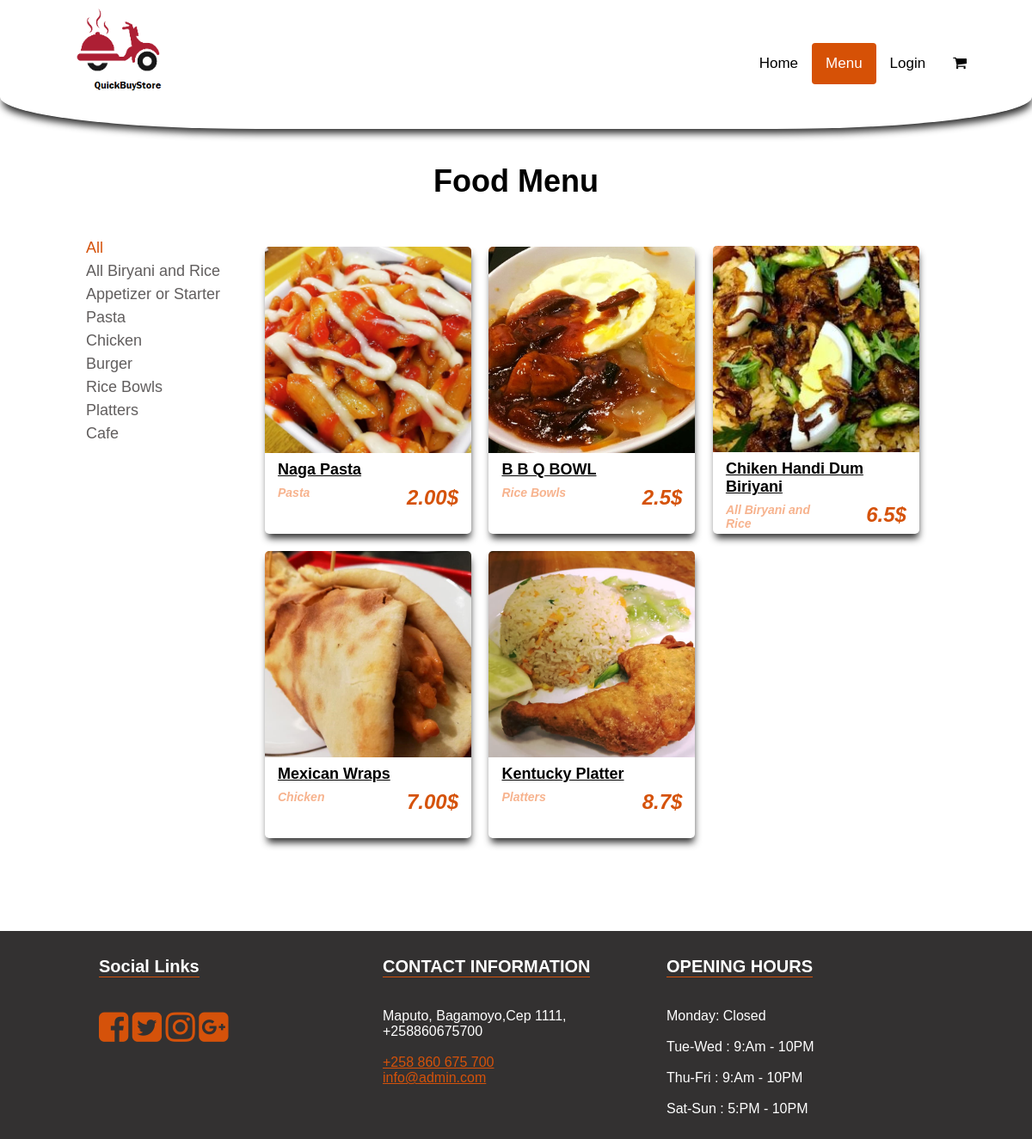
Screenshot of /food-delivery/menu.php with the database file from the repository.
### tables this page shows
CREATE TABLE IF NOT EXISTS `category` (
  `id` int(11) unsigned NOT NULL AUTO_INCREMENT,
  `title` varchar(255) NOT NULL,
  PRIMARY KEY (`id`)
);

CREATE TABLE IF NOT EXISTS `foods` (
  `id` int(11) unsigned NOT NULL AUTO_INCREMENT,
  `name` varchar(255) NOT NULL,
  `category_id` int(11) unsigned NOT NULL,
  `short_desc` text NOT NULL,
  `image` varchar(255) NOT NULL,
  `price` varchar(100) NOT NULL,
  `available` enum('yes','no') NOT NULL DEFAULT 'yes',
  `rattinng` decimal(10,6) DEFAULT NULL,
  PRIMARY KEY (`id`),
  KEY `category_id` (`category_id`),
  CONSTRAINT `FK_foods_category` FOREIGN KEY (`category_id`) REFERENCES `category` (`id`) ON UPDATE CASCADE
);

CREATE TABLE IF NOT EXISTS `settings` (
  `id` int(11) unsigned NOT NULL AUTO_INCREMENT,
  `about_title` text NOT NULL,
  `about_detail` text NOT NULL,
  `about_img` varchar(255) NOT NULL,
  `fb_link` varchar(255) NOT NULL,
  `tw_link` varchar(255) NOT NULL,
  `ins_link` varchar(255) NOT NULL,
  `gplus_link` varchar(255) NOT NULL,
  `contact_info` text NOT NULL,
  `opening_hours` text NOT NULL,
  `currency` enum('GBP','USD','EURO','MZN') NOT NULL DEFAULT 'GBP',
  PRIMARY KEY (`id`)
);

### food-delivery/menu.php (the view, shortened to what this page needs)
<?php
include 'includes/header.php';
$sql = "SELECT * FROM category";
$result = $conn->query($sql);
$sqlF = "SELECT foods.*,category.title FROM foods LEFT JOIN category on category.id =  foods.category_id WHERE foods.available = 'yes'";
$resultF = $conn->query($sqlF);
?>
	<section class="inner-page-sec">
		<div class="container">
			<h1>Food Menu</h1>
			<div class="side-bar">
				<ul class="category-list">
					<li class="active"><a href="#" data-cate="all">All</a></li>
					<?php
					if ($result->num_rows > 0) {
						while($row = $result->fetch_assoc()){
					?>
					<li><a href="#" data-cate="<?php echo $row['id']?>"><?php echo $row['title']?></a></li>
					<?php } }  ?>
				</ul>
			</div>
			<div class="menu-bar">
				<ul class="menu-list">
					<?php
					if ($resultF->num_rows > 0) {
						while($rowF = $resultF->fetch_assoc()){
					?>
					<li data-cate="<?php echo $rowF['category_id']?>">
						<img src="img/foods/<?php echo $rowF['image']?>">
						<div class="menu-detail">
							<h4><?php echo $rowF['name']?></h4>
							<div>
								<div class="category-n"><?php echo $rowF['title']?></div>
								<div class="food-price"><?php echo $rowF['price']?><?php echo $currency_format[$rowS['currency']];?></div>
							</div>
						</div>
					</li>
					<?php } } else { ?>
						<li data-cate="none">
							No Food Availale.
						</li>
					<?php }  ?>
				</ul>
			</div>
		</div>
	</section>
<?php include 'includes/footer.php'; ?>

### food-delivery/includes/header.php (shortened to what this page needs)
<?php
include 'includes/config.php';
$currency_format = array('GBP'=>'£', 'USD'=>'$', 'EURO'=>'€');
$page_name  = basename($_SERVER['PHP_SELF']);
$sqlS = "SELECT * FROM settings LIMIT 1";
$resultS = $conn->query($sqlS);
$rowS = $resultS->fetch_assoc();
?>
<!DOCTYPE html>
<html lang="en">
<head>
	<link rel="stylesheet" href="https://cdnjs.cloudflare.com/ajax/libs/font-awesome/4.7.0/css/font-awesome.min.css">
	<link rel="stylesheet" type="text/css" href="css/main.css">
</head>
<body>
	<div class="main-container">
		<header>
			<div class="logo">
				<img src="img/logo.png" alt="">
			</div>
			<div class="nav-bar">
				<div class="nav" id="myTopnav">
				  <a href="index.php" <?php if($page_name== "index.php"){?>class="active"<?php } ?>>Home</a>
				  <a href="menu.php" <?php if($page_name== "menu.php"){?>class="active"<?php } ?>>Menu</a>
				  <?php if (isset($_SESSION['logged_in_type'])) { ?>
				  <?php if ($_SESSION['logged_in_type'] == 'admin') { ?>
				  <a href="admin-food.php" <?php if($page_name== "admin-food.php"){?>class="active"<?php } ?>>Food Menu</a>
				  <a href="admin-food-cat.php" <?php if($page_name== "admin-food-cat.php"){?>class="active"<?php } ?>>Food Category</a>
				  <a href="admin-order.php" <?php if($page_name== "admin-order.php" || $page_name== "admin-order-detail.php"){?>class="active"<?php } ?>>Orders</a>
				  <a href="users.php" <?php if($page_name== "users.php" || $page_name== "edit-user.php"){?>class="active"<?php } ?>>Users</a>
				  <a href="settings.php" <?php if($page_name== "settings.php" || $page_name== "edit-usser.php"){?>class="active"<?php } ?>>Settings</a>
				  <?php } ?>
				  <a href="account.php" <?php if($page_name== "account.php"){?>class="active"<?php } ?>>My Account</a>
				  <a href="order.php" <?php if($page_name== "order.php" || $page_name== "order-detail.php"){?>class="active"<?php } ?>>My Order</a>
				  <a href="logout.php">Logout</a>
				  <?php } else {?>
				  <a href="login.php">Login</a>
				  <?php } ?>
				  <?php if(!empty($_SESSION["cart_item"])) { ?>
				  	<a href="cart.php" class="cart-menu" <?php if($page_name== "cart.php"){?>class="active"<?php } ?>><i class="fa fa-shopping-cart" aria-hidden="true"></i> (<?php echo count($_SESSION["cart_item"]);?>)</a>
				  <?php } else  { ?>
				  	<a href="cart.php" class="cart-menu" <?php if($page_name== "cart.php"){?>class="active"<?php } ?>><i class="fa fa-shopping-cart" aria-hidden="true"></i></a>
				  <?php }?>
				</div>
			</div>
		</header>

### food-delivery/includes/footer.php (shortened to what this page needs)
<footer>
	<div class="container">
		<div class="col-1">
			<h3>Social Links</h3>
			<ul>
				<li><a href="<?php echo $rowS['fb_link'];?>"><i class="fa fa-facebook-square" aria-hidden="true"></i></a></li>
				<li><a href="<?php echo $rowS['tw_link'];?>"><i class="fa fa-twitter-square" aria-hidden="true"></i></a></li>
				<li><a href="<?php echo $rowS['ins_link'];?>"><i class="fa fa-instagram" aria-hidden="true"></i></a></li>
				<li><a href="<?php echo $rowS['gplus_link'];?>"><i class="fa fa-google-plus-square" aria-hidden="true"></i></a></li>
			</ul>
		</div>
		<div class="col-1">
			<h3>CONTACT INFORMATION</h3>
			<p>
				<?php echo $rowS['contact_info'];?>
			</p>
		</div>
		<div class="col-1">
			<h3>OPENING HOURS</h3>
			<p>
				<?php echo $rowS['opening_hours'];?>
			</p>
		</div>
	</div>
</footer>
</div>
</body>
</html>

### food-delivery/css/main.css (style rules this page uses)
body { margin: 0; font-family: Arial, Helvetica, sans-serif; }
header { padding: 10px 60px; background-color: white; -webkit-box-shadow: 1px 7px 8px -2px rgb(0 0 0 / 82%); box-shadow: 1px 7px 8px -2px rgb(0 0 0 / 82%); position: fixed; z-index: 10; top: 0px;left: 0px;right: 0px; height: 130px; overflow: hidden; border-bottom-left-radius: 25%; border-bottom-right-radius: 25%; }
.logo { float: left; width: 30%; }
.logo img { width: 160px; }
.nav-bar { float: right; padding: 40px 0px 10px; }
.nav { overflow: hidden; }
.nav a { float: left; display: block; color: #010101; text-align: center; padding: 14px 16px; text-decoration: none; font-size: 17px; }
.nav a.active { background-color: #d65106; color: #fff; border-radius: 4px; }
footer { background-color: #333131; color: #fff; }
footer .container { max-width: 1000px; width: 100%; margin: 0px auto; }
footer .container .col-1 { float: left; width: 30%; padding: 10px 15px; }
footer .container .col-1 a { color: #d5520a; }
footer .container .col-1 h3 { text-align: left; font-size: 20px; border-bottom: 1px solid #d5530c; display: inline-block; }
footer .container .col-1 ul { padding: 0px; list-style: none; }
footer .container .col-1 ul li { display: inline-block; }
footer .container .col-1 ul li a { font-size: 40px; color: #d5520a; }
.inner-page-sec { padding-top: 150px; padding-bottom: 80px; }
.inner-page-sec .container { max-width: 1000px; width: 100%; margin: 40px auto; }
.inner-page-sec .container h1 { text-align: center; font-size: 36px; }
.side-bar { width: 20%;float: left; }
ul.category-list { padding: 0px; list-style: none; }
ul.category-list li { display: block; margin-bottom: 6px; }
ul.category-list li a { color: #615e5e; text-decoration: none; font-size: 18px; }
ul.category-list li:hover a,ul.category-list li.active a { color: #d5520a; }
.menu-bar { width: 80%;float: left; }
ul.menu-list { padding: 0px; list-style: none; }
ul.menu-list li { display: inline-block; width: 30%; margin: 1%; -webkit-box-shadow: 1px 7px 8px -2px rgb(0 0 0 / 82%); box-shadow: 1px 7px 8px -2px rgb(0 0 0 / 82%); border-radius: 5px; overflow: hidden; position: relative; }
ul.menu-list li img { width: 100%; }
ul.menu-list li .menu-detail { padding: 5px 15px; height: 80px; }
ul.menu-list li .menu-detail h4 { font-size: 18px; margin: 0px 0px; text-decoration: underline; }
ul.menu-list li .menu-detail div { font-size: 14px; color: #d5520a; font-weight: bold; font-style: italic; margin: 4px 0px; }
ul.menu-list li .menu-detail div .category-n { color: #f7b38e; display: block; width: 50%; float: left; }
ul.menu-list li .menu-detail div .food-price { color: #d5520a; text-align: right; display: block; width: 50%; float: right; font-size: 24px; }

### rows the page displays
category: title "All Biryani and Rice"
category: title "Appetizer or Starter"
category: title "Pasta"
category: title "Chicken"
category: title "Burger"
category: title "Rice Bowls"
category: title "Platters"
category: title "Cafe"
foods: image (picture), name "Naga Pasta", category.title "Pasta", price "2.00"
settings: currency "$", contact_info "Maputo, Bagamoyo,Cep 1111, +258860675700 +258 860 675 700 info@admin.com", opening_hours "Monday: Closed Tue-Wed : 9:Am - 10PM Thu-Fri : 9:Am - 10PM Sat-Sun : 5:PM - 10PM"
foods: image (picture), name "B B Q BOWL", category.title "Rice Bowls", price "2.5"
foods: image (picture), name "Chiken Handi Dum Biriyani", category.title "All Biryani and Rice", price "6.5"
foods: image (picture), name "Mexican Wraps", category.title "Chicken", price "7.00"
foods: image (picture), name "Kentucky Platter", category.title "Platters", price "8.7"
